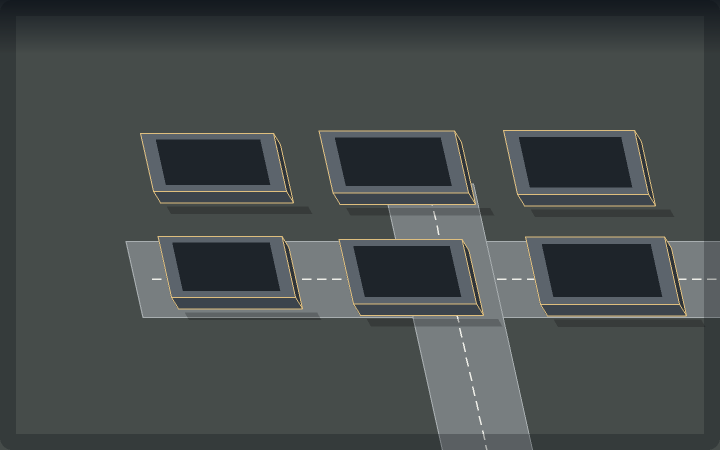
#> input picture _debug_village_projection.png, 1440 x 900 px (shown at 1/2 size)
$ python build_direction_sheet.py --input ../_debug_village_projection.png --output out.png
#> lines starting #> are read from the running program, lines starting #| are printed output that depends on the picture
from __future__ import annotations

import argparse
from pathlib import Path

from PIL import Image

ROW_BAND_MAX_GAP = 12
COLUMN_BAND_MAX_GAP = 48


def trim_alpha(image: Image.Image) -> Image.Image:
    alpha = image.getchannel("A")
    bbox = alpha.getbbox()
    if bbox is None:
        return image
    return image.crop(bbox)


def fit_to_cell(image: Image.Image, cell_size: int, bottom_padding: int = 4) -> Image.Image:
    trimmed = trim_alpha(image)
    canvas = Image.new("RGBA", (cell_size, cell_size), (0, 0, 0, 0))
    if trimmed.getbbox() is None:
        return canvas
    scale = min((cell_size - 16) / max(1, trimmed.width), (cell_size - 12) / max(1, trimmed.height))
    resized = trimmed.resize((max(1, int(trimmed.width * scale)), max(1, int(trimmed.height * scale))), Image.LANCZOS)
    x = (cell_size - resized.width) // 2
    y = cell_size - resized.height - bottom_padding
    canvas.alpha_composite(resized, (x, y))
    return canvas


def _build_projection(alpha: Image.Image, axis: str, threshold: int = 20) -> list[int]:
    width, height = alpha.size
    projection: list[int] = []
    if axis == "x":
        for x in range(width):
            projection.append(sum(1 for y in range(height) if alpha.getpixel((x, y)) > threshold))
    else:
        for y in range(height):
            projection.append(sum(1 for x in range(width) if alpha.getpixel((x, y)) > threshold))
    return projection


def _find_peak_centers(projection: list[int], expected_count: int) -> list[int]:
    length = len(projection)
    min_distance = max(8, int(length / max(1, expected_count) * 0.6))
    ranked = sorted(range(length), key=lambda index: projection[index], reverse=True)
    peaks: list[int] = []
    for index in ranked:
        if projection[index] <= 0:
            break
        if all(abs(index - peak) >= min_distance for peak in peaks):
            peaks.append(index)
            if len(peaks) == expected_count:
                break
    if len(peaks) != expected_count:
        return []
    peaks.sort()
    return peaks


def _bands_from_centers(centers: list[int], max_length: int) -> list[tuple[int, int]]:
    if not centers:
        return []
    bounds: list[int] = [0]
    for left, right in zip(centers, centers[1:]):
        bounds.append((left + right) // 2)
    bounds.append(max_length)
    bands: list[tuple[int, int]] = []
    for index in range(len(centers)):
        start = max(0, bounds[index])
        end = min(max_length, bounds[index + 1])
        bands.append((start, end))
    return bands


# [83 lines left out: functions _nonzero_bands, _detect_row_bands, _component_center, _find_component_boxes, not called in this run]


def build_sheet(source_path: Path, output_path: Path, columns: int, rows: int, cell_size: int, layout: str = "auto") -> None:
    with Image.open(source_path).convert("RGBA") as image:
        alpha = image.getchannel("A")
        if layout == "bands":
            row_bands = _detect_row_bands(alpha, rows)
            if len(row_bands) != rows:
                raise ValueError(f"Expected {rows} row bands in {source_path.name}, found {len(row_bands)}.")
            sheet = Image.new("RGBA", (cell_size * columns, cell_size * rows), (0, 0, 0, 0))
            for row, (top, bottom) in enumerate(row_bands):
                band_projection = [
                    sum(1 for y in range(top, bottom) if alpha.getpixel((x, y)) > 20)
                    for x in range(image.width)
                ]
                col_bands = _nonzero_bands(band_projection, max_gap=COLUMN_BAND_MAX_GAP)
                if len(col_bands) != columns:
                    raise ValueError(
                        f"Expected {columns} column bands in row {row + 1} of {source_path.name}, found {len(col_bands)}."
                    )
                for col, (left, right) in enumerate(col_bands):
                    rect = (
                        max(0, left - 8),
                        max(0, top - 8),
                        min(image.width, right + 8),
                        min(image.height, bottom + 8),
                    )
                    cell = image.crop(rect)
                    normalized = fit_to_cell(cell, cell_size)
                    sheet.alpha_composite(normalized, (col * cell_size, row * cell_size))
            output_path.parent.mkdir(parents=True, exist_ok=True)
            sheet.save(output_path)
            return
        if layout == "components":
            component_boxes = _find_component_boxes(alpha)
            expected_count = columns * rows
            if len(component_boxes) != expected_count:
                raise ValueError(
                    f"Expected {expected_count} sprite components in {source_path.name}, found {len(component_boxes)}."
                )
            ordered_boxes = sorted(component_boxes, key=lambda box: _component_center(box, "y"))
            sheet = Image.new("RGBA", (cell_size * columns, cell_size * rows), (0, 0, 0, 0))
            for row in range(rows):
                row_boxes = ordered_boxes[row * columns : (row + 1) * columns]
                row_boxes.sort(key=lambda box: _component_center(box, "x"))
                for col, box in enumerate(row_boxes):
                    left, top, right, bottom = box
                    rect = (
                        max(0, left - 8),
                        max(0, top - 8),
                        min(image.width, right + 8),
                        min(image.height, bottom + 8),
                    )
                    cell = image.crop(rect)
                    normalized = fit_to_cell(cell, cell_size)
                    sheet.alpha_composite(normalized, (col * cell_size, row * cell_size))
            output_path.parent.mkdir(parents=True, exist_ok=True)
            sheet.save(output_path)
            return
        row_centers = _find_peak_centers(_build_projection(alpha, "y"), rows)
        col_centers = _find_peak_centers(_build_projection(alpha, "x"), columns)
        row_bands = _bands_from_centers(row_centers, image.height)
        col_bands = _bands_from_centers(col_centers, image.width)
        sheet = Image.new("RGBA", (cell_size * columns, cell_size * rows), (0, 0, 0, 0))
        use_detected_layout = layout == "auto" and bool(row_bands) and bool(col_bands)
        if not use_detected_layout:
            cell_width = image.width // columns
            cell_height = image.height // rows

        for row in range(rows):
            for col in range(columns):
                if use_detected_layout:
                    top, bottom = row_bands[row]
                    left, right = col_bands[col]
                    rect = (
                        max(0, left - 8),
                        max(0, top - 8),
                        min(image.width, right + 8),
                        min(image.height, bottom + 8),
                    )
                else:
                    rect = (
                        col * cell_width,
                        row * cell_height,
                        (col + 1) * cell_width,
                        (row + 1) * cell_height,
                    )
                cell = image.crop(rect)
                normalized = fit_to_cell(cell, cell_size)
                sheet.alpha_composite(normalized, (col * cell_size, row * cell_size))
        output_path.parent.mkdir(parents=True, exist_ok=True)
        sheet.save(output_path)


def main() -> None:
    parser = argparse.ArgumentParser()
    parser.add_argument("--input", required=True)
    parser.add_argument("--output", required=True)
    parser.add_argument("--columns", type=int, default=4)
    parser.add_argument("--rows", type=int, default=2)
    parser.add_argument("--cell-size", type=int, default=96)
    parser.add_argument("--layout", choices=("auto", "grid", "bands", "components"), default="auto")
    args = parser.parse_args()
    build_sheet(Path(args.input), Path(args.output), args.columns, args.rows, args.cell_size, layout=args.layout)
#> in build_sheet, `alpha = image.getchannel("A")`: alpha: PIL image 1440x900 L; every value is 255
#> after the loop in _build_projection, `for y in range(height):`: projection = 900 values from 1440 to 1440
#> in _find_peak_centers, `length = len(projection)`: length = 900
#> in _find_peak_centers, `min_distance = max(8, int(length / max(1, expected_count) * 0.6))`: min_distance = 270
#> in _find_peak_centers, `ranked = sorted(range(length), key=lambda index: projection[index], re..`: ranked = 900 values from 0 to 899
#> after the loop in _find_peak_centers, `for index in ranked:`: peaks = [0, 270]
#> in build_sheet, `col_centers = _find_peak_centers(_build_projection(alpha, "x"), columns)`: col_centers = [0, 216, 432, 648]
#> the loop in _bands_from_centers, `for left, right in zip(centers, centers[1:]):` made 1 pass
#> after the loop in _bands_from_centers, `for left, right in zip(centers, centers[1:]):`: bounds = [0, 135]
#> the loop in _bands_from_centers, `for index in range(len(centers)):` made 2 passes
#> (start, end) on passes 1 to 2: (0, 135), (135, 900)
#> after the loop in _bands_from_centers, `for index in range(len(centers)):`: bands = [(0, 135), (135, 900)]
#> the loop in _bands_from_centers (call 2), `for left, right in zip(centers, centers[1:]):` made 3 passes
#> (left, right) on passes 1 to 3: (0, 216), (216, 432), (432, 648)
#> the loop in _bands_from_centers (call 2), `for index in range(len(centers)):` made 4 passes
#> (start, end) on passes 1 to 4: (0, 108), (108, 324), (324, 540), (540, 1440)
#> in build_sheet, `col_bands = _bands_from_centers(col_centers, image.width)`: col_bands = [(0, 108), (108, 324), (324, 540), (540, 1440)]
#> in build_sheet, `sheet = Image.new("RGBA", (cell_size * columns, cell_size * rows), (0,..`: sheet: PIL image 384x192 RGBA; every value is 0
#> in build_sheet, `use_detected_layout = layout == "auto" and bool(row_bands) and bool(co..`: use_detected_layout = True
#> the loop in build_sheet, `for row in range(rows):` made 2 passes
#> pass 1, in fit_to_cell, `trimmed = trim_alpha(image)`:
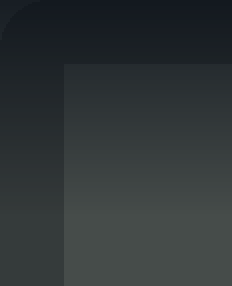
#> trimmed: PIL image 116x143 RGBA (shown 2 times larger); mean R, G, B, A 47.9, 53.7, 55.1, 255
#> after the loop in build_sheet, `for row in range(rows):`:
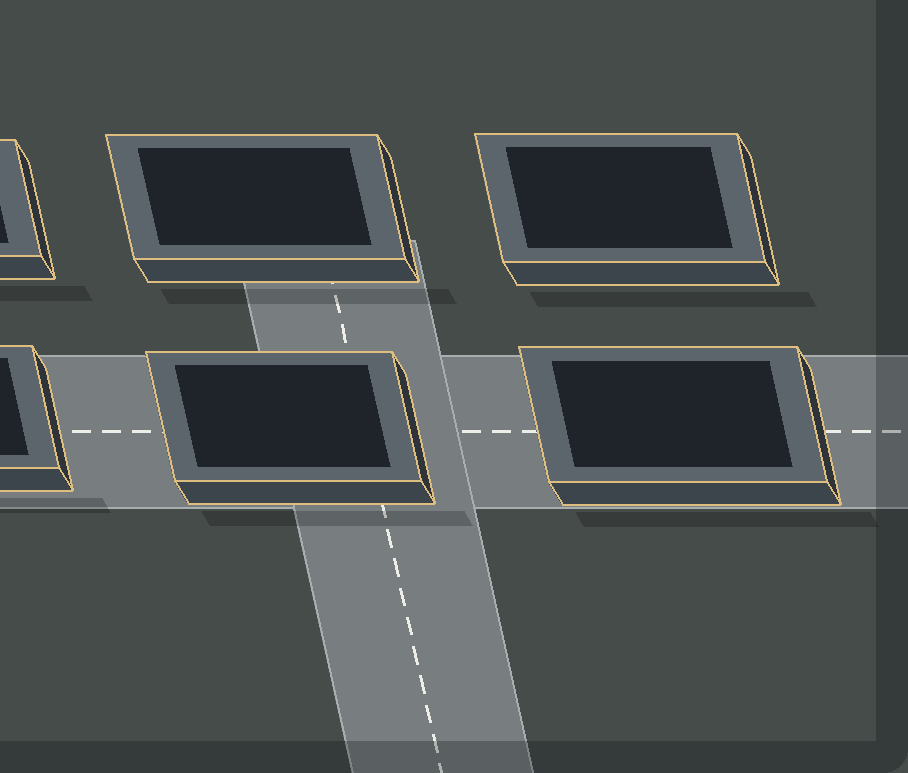
#> cell: PIL image 908x773 RGBA; mean R, G, B, A 75.2, 80.7, 80.6, 255
#> after the loop in build_sheet, `for row in range(rows):`:
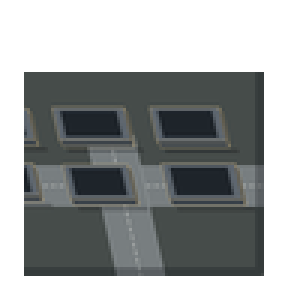
#> normalized: PIL image 96x96 RGBA (shown 3 times larger); mean R, G, B, A 44.4, 47.6, 47.6, 150.5; transparent parts drawn white
#> after the loop in build_sheet, `for row in range(rows):`:
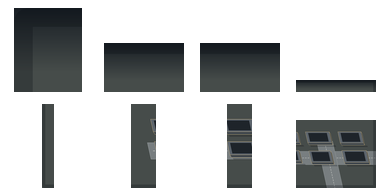
#> sheet: PIL image 384x192 RGBA; mean R, G, B, A 20.2, 22.1, 22.3, 87; transparent parts drawn white


if __name__ == "__main__":
    main()
